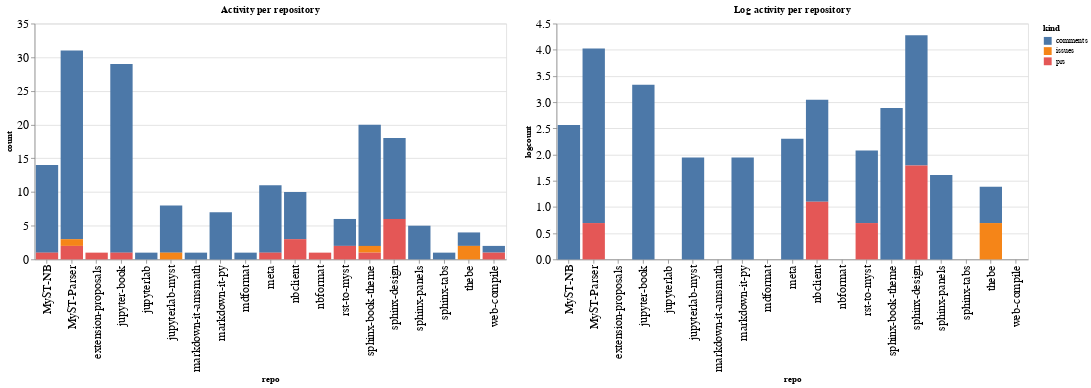

Here is the notebook cell this chart was saved with:
### Code cell
ch1 = alt.Chart(repo_summaries, width=600, title="Activity per repository").mark_bar().encode(
    x='repo',
    y='count',
    color='kind',
    tooltip="kind"
)

ch2 = alt.Chart(repo_summaries, width=600, title="Log activity per repository").mark_bar().encode(
    x='repo',
    y='logcount',
    color='kind',
    tooltip="kind"
)

ch1 | ch2

### Figure 1 — Vega-Lite specification as saved in the notebook (floating-point values rounded to 4 significant figures)
{"config": {"axisLeft": {"labelFontSize": 15}, "axisBottom": {"labelFontSize": 15}}, "hconcat": [{"mark": "bar", "encoding": {"color": {"type": "nominal", "field": "kind"}, "tooltip": {"type": "nominal", "field": "kind"}, "x": {"type": "nominal", "field": "repo"}, "y": {"type": "quantitative", "field": "count"}}, "title": "Activity per repository", "width": 600}, {"mark": "bar", "encoding": {"color": {"type": "nominal", "field": "kind"}, "tooltip": {"type": "nominal", "field": "kind"}, "x": {"type": "nominal", "field": "repo"}, "y": {"type": "quantitative", "field": "logcount"}}, "title": "Log activity per repository", "width": 600}], "data": {"name": "data-c0741091ef059d3e59b2576ac6a285cb"}, "$schema": "https://vega.github.io/schema/vega-lite/v4.8.1.json", "datasets": {"data-c0741091ef059d3e59b2576ac6a285cb": [{"repo": "MyST-NB", "kind": "comments", "count": 13, "logcount": 2.565}, {"repo": "MyST-NB", "kind": "prs", "count": 1, "logcount": 0.0}, {"repo": "MyST-Parser", "kind": "comments", "count": 28, "logcount": 3.332}, {"repo": "MyST-Parser", "kind": "issues", "count": 1, "logcount": 0.0}, {"repo": "MyST-Parser", "kind": "prs", "count": 2, "logcount": 0.6931}, {"repo": "extension-proposals", "kind": "prs", "count": 1, "logcount": 0.0}, {"repo": "jupyter-book", "kind": "comments", "count": 28, "logcount": 3.332}, {"repo": "jupyter-book", "kind": "prs", "count": 1, "logcount": 0.0}, {"repo": "jupyterlab", "kind": "comments", "count": 1, "logcount": 0.0}, {"repo": "jupyterlab-myst", "kind": "comments", "count": 7, "logcount": 1.946}, {"repo": "jupyterlab-myst", "kind": "issues", "count": 1, "logcount": 0.0}, {"repo": "markdown-it-amsmath", "kind": "comments", "count": 1, "logcount": 0.0}, {"repo": "markdown-it-py", "kind": "comments", "count": 7, "logcount": 1.946}, {"repo": "mdformat", "kind": "comments", "count": 1, "logcount": 0.0}, {"repo": "meta", "kind": "comments", "count": 10, "logcount": 2.303}, {"repo": "meta", "kind": "prs", "count": 1, "logcount": 0.0}, {"repo": "nbclient", "kind": "comments", "count": 7, "logcount": 1.946}, {"repo": "nbclient", "kind": "prs", "count": 3, "logcount": 1.099}, {"repo": "nbformat", "kind": "prs", "count": 1, "logcount": 0.0}, {"repo": "rst-to-myst", "kind": "comments", "count": 4, "logcount": 1.386}, {"repo": "rst-to-myst", "kind": "prs", "count": 2, "logcount": 0.6931}, {"repo": "sphinx-book-theme", "kind": "comments", "count": 18, "logcount": 2.89}, {"repo": "sphinx-book-theme", "kind": "issues", "count": 1, "logcount": 0.0}, {"repo": "sphinx-book-theme", "kind": "prs", "count": 1, "logcount": 0.0}, {"repo": "sphinx-design", "kind": "comments", "count": 12, "logcount": 2.485}, {"repo": "sphinx-design", "kind": "prs", "count": 6, "logcount": 1.792}, {"repo": "sphinx-panels", "kind": "comments", "count": 5, "logcount": 1.609}, {"repo": "sphinx-tabs", "kind": "comments", "count": 1, "logcount": 0.0}, {"repo": "thebe", "kind": "comments", "count": 2, "logcount": 0.6931}, {"repo": "thebe", "kind": "issues", "count": 2, "logcount": 0.6931}, {"repo": "web-compile", "kind": "comments", "count": 1, "logcount": 0.0}, {"repo": "web-compile", "kind": "prs", "count": 1, "logcount": 0.0}]}}
